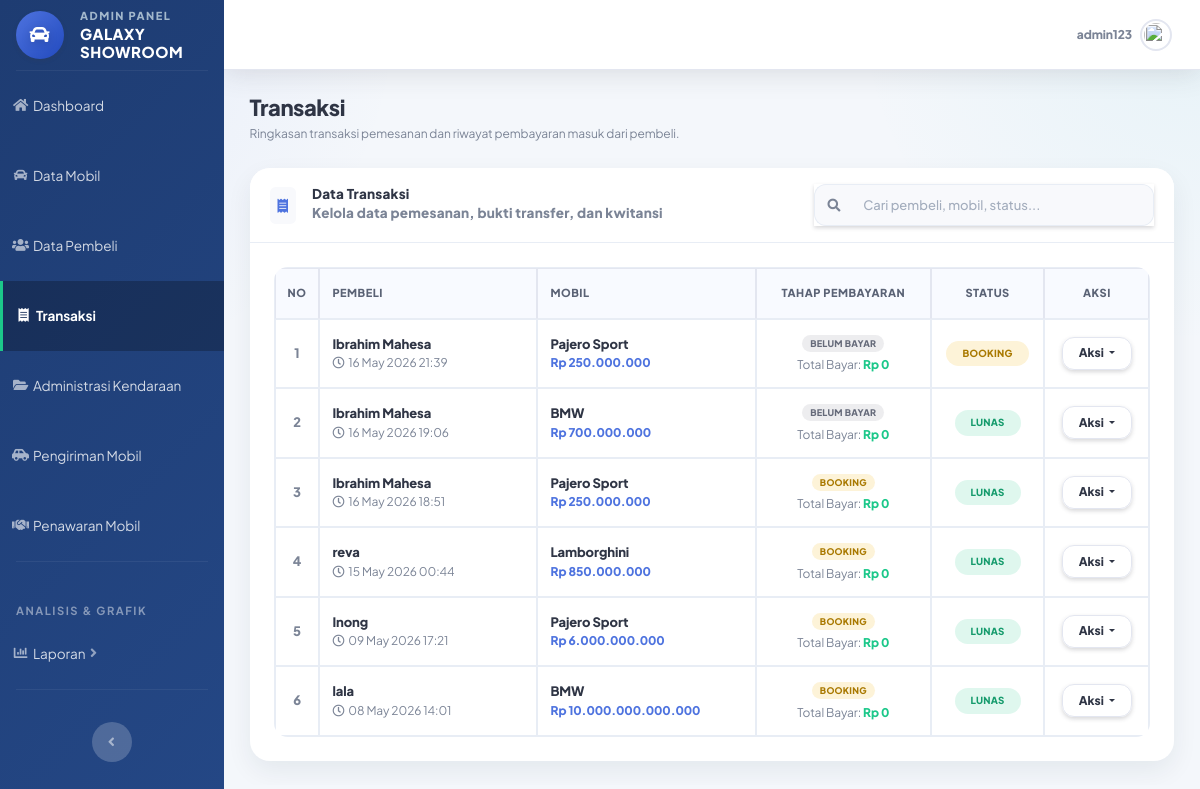
The app's page /admin/transaksi.php (signed in), older data.
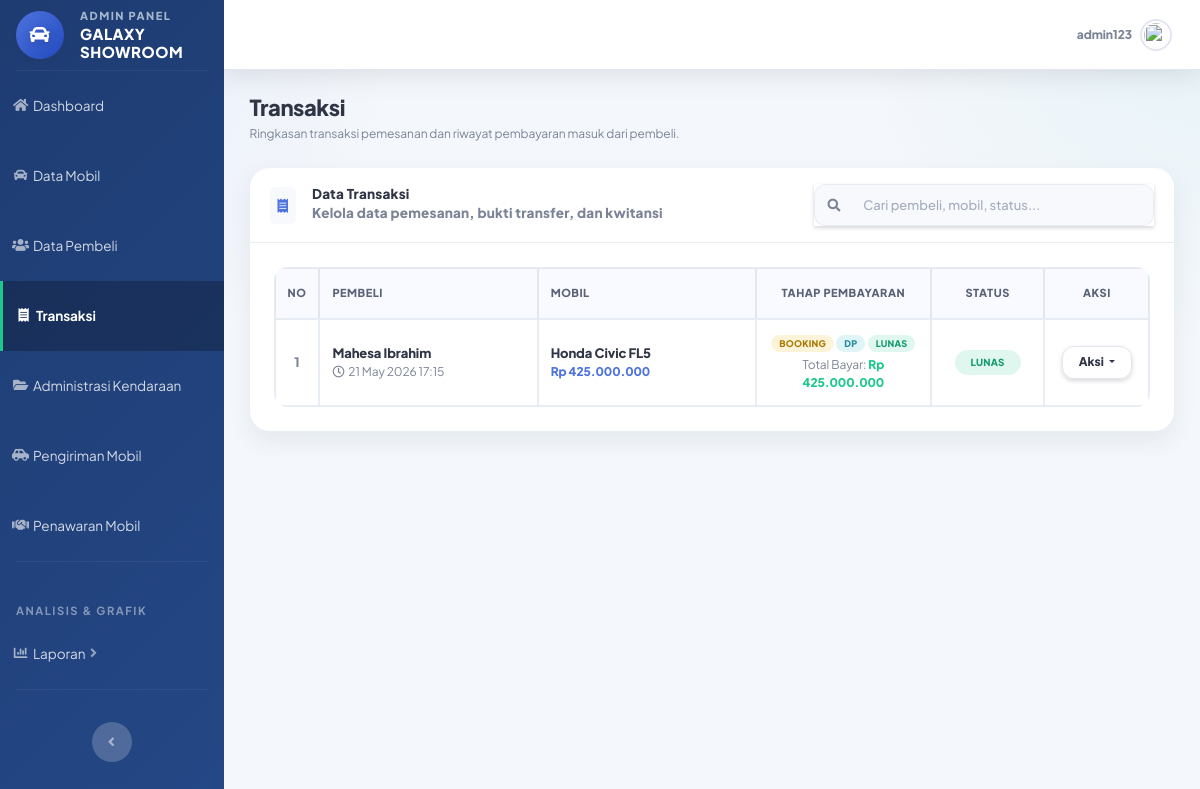
The same page, newer data.
### tables this page shows
CREATE TABLE `pemesanan` (
  `id_pemesanan` int(11) NOT NULL,
  `id_pembeli` int(11) DEFAULT NULL,
  `id_mobil` int(11) DEFAULT NULL,
  `tanggal_pesan` datetime DEFAULT NULL,
  `total_harga` decimal(15,2) DEFAULT NULL,
  `status` enum('booking','dp','lunas','batal') DEFAULT 'booking',
  `deadline_dp` date DEFAULT NULL,
  `foto_ktp` varchar(255) DEFAULT NULL
);

CREATE TABLE `pembeli` (
  `id_pembeli` int(11) NOT NULL,
  `id_user` int(11) DEFAULT NULL,
  `nama` varchar(100) DEFAULT NULL,
  `alamat` text DEFAULT NULL,
  `no_hp` varchar(15) DEFAULT NULL,
  `foto` varchar(255) DEFAULT NULL
);

CREATE TABLE `mobil` (
  `id_mobil` int(11) NOT NULL,
  `id_penjual` int(11) DEFAULT NULL,
  `nama_mobil` varchar(100) DEFAULT NULL,
  `harga` decimal(15,2) DEFAULT NULL,
  `stok` int(11) DEFAULT NULL,
  `status` enum('tersedia','dipesan','terjual') DEFAULT NULL,
  `deskripsi` text NOT NULL,
  `tahun` year(4) NOT NULL,
  `foto` varchar(255) NOT NULL
);

### admin/transaksi.php (the view, shortened to what the changed rows need)
<?php
include "../config/koneksi.php";
function rupiah($angka)
{
    return "Rp " . number_format((float)$angka, 0, ',', '.');
}
function cekKolom($koneksi, $tabel, $kolom)
{
    $q = mysqli_query($koneksi, "SHOW COLUMNS FROM `$tabel` LIKE '$kolom'");
    return ($q && mysqli_num_rows($q) > 0);
}
$kolomJenis = cekKolom($koneksi, "pembayaran", "jenis_pembayaran")
    ? "pembayaran.jenis_pembayaran"
    : "'booking'";
$data = mysqli_query($koneksi, "
    SELECT
        pemesanan.id_pemesanan,
        pemesanan.tanggal_pesan,
        pemesanan.total_harga,
        pemesanan.status AS status_pesanan,
        pembeli.nama AS nama_pembeli,
        mobil.nama_mobil,
        COALESCE(SUM(pembayaran.jumlah), 0) AS total_bayar,
        MAX(CASE
            WHEN $kolomJenis = 'booking' THEN 1
            ELSE 0
        END) AS sudah_booking,
        MAX(CASE
            WHEN $kolomJenis = 'dp' THEN 1
            ELSE 0
        END) AS sudah_dp,
        MAX(CASE
            WHEN $kolomJenis = 'pelunasan' THEN 1
            ELSE 0
        END) AS sudah_pelunasan,
        MAX(CASE
            WHEN pembayaran.bukti_pembayaran IS NOT NULL
            AND pembayaran.bukti_pembayaran != '-'
            THEN pembayaran.bukti_pembayaran
            ELSE NULL
        END) AS bukti_pembayaran
    FROM pemesanan
    JOIN pembeli
    ON pemesanan.id_pembeli = pembeli.id_pembeli
    JOIN mobil
    ON pemesanan.id_mobil = mobil.id_mobil
    LEFT JOIN pembayaran
    ON pemesanan.id_pemesanan = pembayaran.id_pemesanan
    GROUP BY pemesanan.id_pemesanan
    ORDER BY pemesanan.id_pemesanan DESC
");
?>
<!DOCTYPE html>
<html lang="id">
<head>
    <link href="../assets/vendor/fontawesome-free/css/all.min.css" rel="stylesheet">
    <link href="../assets/css/sb-admin-2.min.css" rel="stylesheet">
    <link href="../assets/css/admin.css" rel="stylesheet">
</head>
<body id="page-top" class="role-admin page-table">
<div id="wrapper">
    <div id="content-wrapper" class="d-flex flex-column">
        <div id="content">
            <div class="container-fluid">
                <div class="d-sm-flex align-items-center justify-content-between mb-4">
                    <div>
                        <h1 class="h3 mb-1 text-gray-800 font-weight-bold tracking-tight">Transaksi</h1>
                    </div>
                </div>
                <div class="card shadow border-0 mb-4 rounded-lg">
                    <div class="card-body p-4">
                        <?php if (mysqli_num_rows($data) > 0) : ?>
                            <div class="table-responsive">
                                <table class="table table-bordered table-hover mb-0" id="transaksiTable" width="100%" cellspacing="0">
                                    <thead class="bg-light text-dark text-uppercase small font-weight-bold">
                                        <tr>
                                            <th class="text-center py-3" style="width: 5%;">No</th>
                                            <th class="py-3" style="width: 25%;">Pembeli</th>
                                            <th class="py-3" style="width: 25%;">Mobil</th>
                                            <th class="text-center py-3" style="width: 20%;">Tahap Pembayaran</th>
                                            <th class="text-center py-3" style="width: 13%;">Status</th>
                                            <th class="text-center py-3" style="width: 12%;">Aksi</th>
                                        </tr>
                                    </thead>
                                    <tbody class="text-gray-700">
                                    <?php
                                    $no = 1;
                                    while ($row = mysqli_fetch_assoc($data)) :
                                        $status = strtolower($row['status_pesanan'] ?? '-');
                                        $badgeStatus = "secondary";
                                        $textStatus = ucfirst($status);
                                        if ($status == "booking") {
                                            $badgeStatus = "warning";
                                            $textStatus = "Booking";
                                        } elseif ($status == "dp") {
                                            $badgeStatus = "info";
                                            $textStatus = "DP";
                                        } elseif ($status == "lunas") {
                                            $badgeStatus = "success";
                                            $textStatus = "Lunas";
                                        } elseif ($status == "batal") {
                                            $badgeStatus = "danger";
                                            $textStatus = "Batal";
                                        }
                                        $totalHarga = (float)$row['total_harga'];
                                        $totalBayar = (float)$row['total_bayar'];
                                    ?>
                                        <tr class="align-middle">
                                            <td class="text-center align-middle font-weight-bold text-muted">
                                                <?= $no++; ?>
                                            </td>
                                            <td class="align-middle">
                                                <div class="font-weight-bold text-gray-800 mb-0">
                                                    <?= htmlspecialchars($row['nama_pembeli'] ?? '-'); ?>
                                                </div>
                                                <small class="text-muted d-block">
                                                    <i class="far fa-clock mr-1"></i><?= date('d M Y H:i', strtotime($row['tanggal_pesan'])); ?>
                                                </small>
                                            </td>
                                            <td class="align-middle">
                                                <div class="font-weight-bold text-gray-800 mb-0">
                                                    <?= htmlspecialchars($row['nama_mobil'] ?? '-'); ?>
                                                </div>
                                                <div class="small text-primary font-weight-bold">
                                                    <?= rupiah($totalHarga); ?>
                                                </div>
                                            </td>
                                            <td class="align-middle text-center">
                                                <div class="mb-1">
                                                    <?php if ($row['sudah_booking']) : ?>
                                                        <span class="badge badge-pill badge-warning px-2 py-1 font-weight-bold small text-uppercase" style="font-size: 70%;">Booking</span>
                                                    <?php endif; ?>
                                                    <?php if ($row['sudah_dp']) : ?>
                                                        <span class="badge badge-pill badge-info px-2 py-1 font-weight-bold small text-uppercase" style="font-size: 70%;">DP</span>
                                                    <?php endif; ?>
                                                    <?php if ($row['sudah_pelunasan']) : ?>
                                                        <span class="badge badge-pill badge-success px-2 py-1 font-weight-bold small text-uppercase" style="font-size: 70%;">Lunas</span>
                                                    <?php endif; ?>
                                                    <?php if (!$row['sudah_booking'] && !$row['sudah_dp'] && !$row['sudah_pelunasan']) : ?>
                                                        <span class="badge badge-pill badge-secondary px-2 py-1 font-weight-bold small text-uppercase" style="font-size: 70%;">Belum Bayar</span>
                                                    <?php endif; ?>
                                                </div>
                                                <small class="text-muted d-block">
                                                    Total Bayar: <span class="text-success font-weight-bold"><?= rupiah($totalBayar); ?></span>
                                                </small>
                                            </td>
                                            <td class="text-center align-middle">
                                                <span class="badge badge-pill badge-<?= $badgeStatus; ?> px-3 py-2 font-weight-bold text-uppercase" style="font-size: 75%;">
                                                    <?= $textStatus; ?>
                                                </span>
                                            </td>
                                            <td class="text-center align-middle">
                                                <div class="dropdown">
                                                    <button class="btn btn-white border text-gray-800 btn-sm dropdown-toggle shadow-sm px-3 font-weight-bold"
                                                            type="button"
                                                            id="dropdownAksi<?= $row['id_pemesanan']; ?>"
                                                            data-toggle="dropdown"
                                                            aria-haspopup="true"
                                                            aria-expanded="false">
                                                        Aksi
                                                    </button>
                                                </div>
                                            </td>
                                        </tr>
                                    <?php endwhile; ?>
                                    </tbody>
                                </table>
                            </div>
                        <?php endif; ?>
                    </div>
                </div>
            </div>
        </div>
    </div>
</div>
</body>
</html>

Row changes from the older to the newer data that the page shows:
removed pemesanan: id_pembeli.nama "Ibrahim Mahesa", tanggal_pesan "16 May 2026 21:39", id_mobil.nama_mobil "Pajero Sport", total_harga "Rp 250.000.000", shows "BELUM BAYAR", totalBayar "Rp 0", status "BOOKING"
removed pemesanan: id_pembeli.nama "Ibrahim Mahesa", tanggal_pesan "16 May 2026 19:06", id_mobil.nama_mobil "BMW", total_harga "Rp 700.000.000", shows "BELUM BAYAR", totalBayar "Rp 0", status "LUNAS"
removed pemesanan: id_pembeli.nama "Ibrahim Mahesa", tanggal_pesan "16 May 2026 18:51", id_mobil.nama_mobil "Pajero Sport", total_harga "Rp 250.000.000", shows "BOOKING", totalBayar "Rp 0", status "LUNAS"
removed pemesanan: id_pembeli.nama "reva", tanggal_pesan "15 May 2026 00:44", id_mobil.nama_mobil "Lamborghini", total_harga "Rp 850.000.000", shows "BOOKING", totalBayar "Rp 0", status "LUNAS"
removed pemesanan: id_pembeli.nama "Inong", tanggal_pesan "09 May 2026 17:21", id_mobil.nama_mobil "Pajero Sport", total_harga "Rp 6.000.000.000", shows "BOOKING", totalBayar "Rp 0", status "LUNAS"
removed pemesanan: id_pembeli.nama "lala", tanggal_pesan "08 May 2026 14:01", id_mobil.nama_mobil "BMW", total_harga "Rp 10.000.000.000.000", shows "BOOKING", totalBayar "Rp 0", status "LUNAS"
added pemesanan: id_pembeli.nama "Mahesa Ibrahim", tanggal_pesan "21 May 2026 17:15", id_mobil.nama_mobil "Honda Civic FL5", total_harga "Rp 425.000.000", shows "BOOKING", shows "DP", shows "LUNAS", totalBayar "Rp 425.000.000", status "LUNAS"
